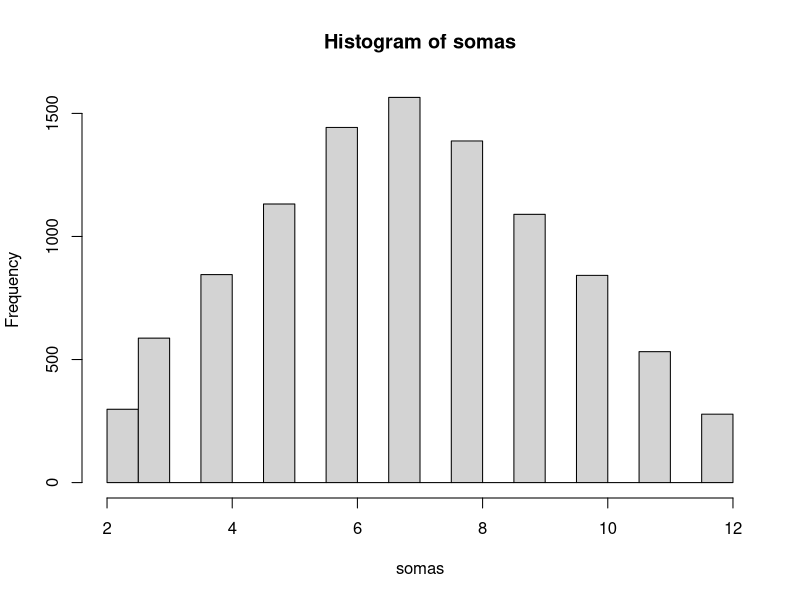
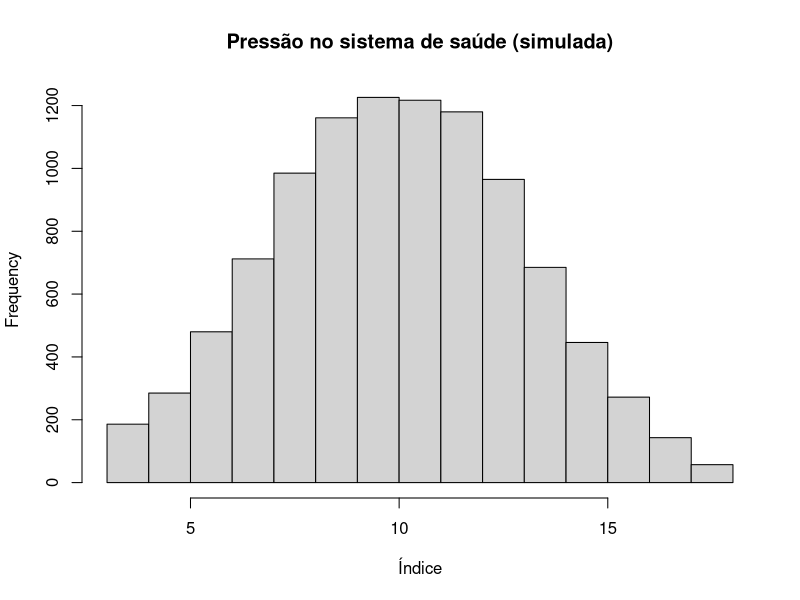
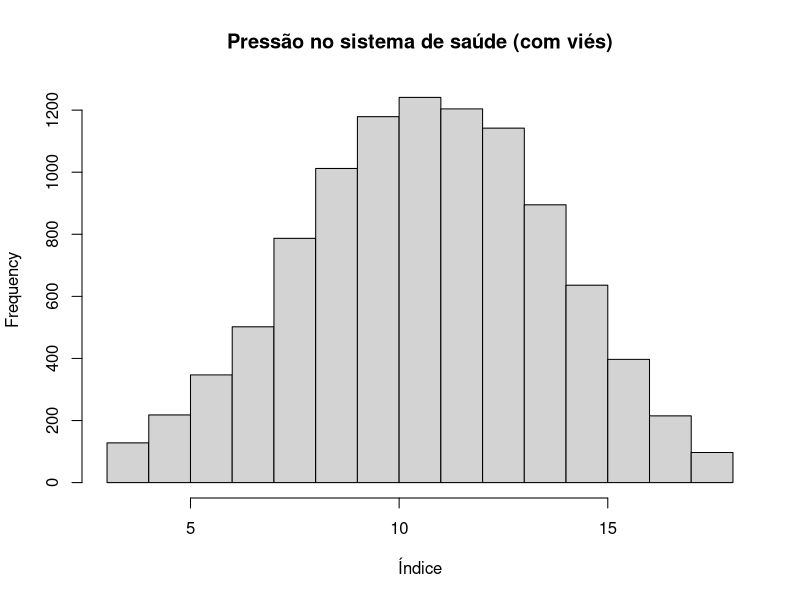

Generate these figures, in order, with R:
#' ---
#' title: "Lista 01 - MQ"
#' author: "Martha Gaudencio"
#' ---


#MQ101 - Lista 01
#Nome: Martha Gaudencio da Silva
#Data: 07/10/2025
#Descrição: Exercícios sobre fundamentos do R (HOPR, Partes I, II)

#Exercício 1 - R como calculadora
10+2
(10+2)*3
((10+2)*3-6)/3

#Os parênteses afetam o resultado porque na matemática existe uma sequência 
#que deve ser seguida nas operações. Primeiro deve-se realizar as operações
#entre parênteses, depois se faz multiplicação ou divisão e por último adição
# e subtração. Isto influencia no cálculo de indicadores de políticas públicas, 
# como taxas, que exigem correta multiplicação e divisão.

#Exercício 2 - Objetos e nomeação 
x <-1:6
Name <- 1
name <- 0
Name + 1
name +1

#Name gerou a variável com valor 1 e name gerou a variável com valor 0. 
#As duas são diferentes porque o R diferencia letras maiúsculas de minúsculas.
# o "x" já refere-se a um intervalo de 1 a 6, considerando apenas números inteiros.

#Exercício 3 - Sorteio e reprodutibilidade
set.seed(123)
dice <- 1:6
sample(dice, size = 2, replace = TRUE)

#Com o set.seed o resultado do sorteio foi o mesmo. Sem essa função, se dá
#a possibilidade de resultados diferentes. Assim, essa função gera 
#reprodutibilidade dos resultados. 

#Exercício 4 - Sua primeira função
roll2 <- function ( bones = 1:6) {
  dice <- sample ( bones , size = 2 , replace = TRUE )
  sum ( dice )
}
roll2 ()
roll2 (1:20)

#Foi criada uma função com o nome "roll2", "bones" é o argumento da função
#1:6 é para indicar os valores que integram a função. Como estamos simulando
#um dado, é para ser sorteado um número inteiro entre 1 e 6.
#dice é uma variável/um objeto novo, onde sample indica uma amostra aleatória,
#size = 2 indica que serão sorteados dois números e o "replace = TRUE"
#permite que haja repetição nos números sorteados. O sum(dice) realiza a soma 
#dos itens sorteados. O roll2() considera o intervalo
#de 1 a 6, e o segundo roll2 considera de 1 a 20.

#Exercício 5 - ajuda e exemplos
?sample
example(sample)

#Para consultar a ajuda, se coloca uma interrogação antes do nome da função.
#O example(sample) retorna exemplos de códigos na ajuda da função sample.

#Exercício 6 - Simulação e histograma
set.seed (42)
somas <- replicate (10000,roll2 ())
length (somas)
hist (somas)
mean (somas); sd(somas)

#Exercício 7 - Tipos básicos
dbl <- c(1.5 , 2.0)
int <- c(1L,2L)
chr <- c("saude","educacao")
lgl <- c(TRUE , FALSE)
str (list ( dbl = dbl , int = int , chr = chr , lgl = lgl))

#O "str" mostra a estrutura de cada um dos dos valores. No caso, mostra a 
#variável 'dbl' como numérica contínua, de 1,5 a 2; e 'int'como numérica apenas
#com números inteiros, no caso constando os números 1 e 2. "Chr" representa 
#carácter de texto e 'lgl' relaciona-se aos vetores de verdadeiro ou falso. 
#O uso prático dessa função é garantir o conhecimento da estrutura de cada 
#elemento principalmente quando necessário para se realizar operações, por
#exemplo verificando se um número não está erroneamente armazenado como texto. 

#Exercício 8 - data.frame

#Baralho
faces <- c("ace","two"," three "," four "," five ","six"," seven ",
           " eight "," nine ","ten"," jack "," queen "," king ")
suits <- c(" spades "," hearts "," diamonds "," clubs ")
deck <- data.frame (
  face = rep ( faces , times = 4) ,
  suit = rep ( suits , each = 13) ,
  value = rep (1:13 , times = 4)
)
nrow ( deck ) ; head ( deck , 10)

#O Baralho apresentado tem 3 colunas: "face", "suit" e "value" e 52 linhas,
#sendo que pela função "deck" foram exibidas no console apenas as 10 primeiras.

# Mini - base municipal
set.seed (2025)
municipios <- paste0 ("Mun_", sprintf ("%02d", 1:10))
dados_munic <- data.frame(
  municipio=municipios ,
  gasto_saude_pc = round ( runif (10 , 200 , 1200) , 2) ,
  taxa_evasao = round ( runif (10 , 0.00 , 0.20) , 3) ,
  taxa_desemprego = round ( rnorm (10 , 0.12 , 0.03) , 3)
)
head(dados_munic);summary (dados_munic)

#A mini base municipal tem 10 linhas, visto que consta 1:10 e são quatro 
#colunas com as variáveis de município, gasto saúde, taxa de evasão e taxa
#de desemprego. A função summary mostra a quantidade de linhas, que as 
#variáveis estão como carácter e também os números associados a cada uma delas.
#No caso: valores mínimo e máximo, mediana, média, 1º e 3º quartil de cada uma.
#Por exemplo, no exemplo hipotético a média de taxa de evasão seria de 9,98%.

#Exercício 9 - Seleção e filtros

deck [1 , ]
deck [c(1,3,5) , c("face","suit") ]
deck [ -(1:48), ]

subset_hearts <- deck [ deck $ suit == "hearts", ]
nrow (subset_hearts)

evaz_alta <- dados_munic [ dados_munic $ taxa_evasao > 0.10 , ]
evaz_alta
nrow(evaz_alta)

#Na parte do baralho, o deck retorna a primeira linha e mostra todas as colunas,
#no caso sendo as colunas 'face', 'suit' e 'value'. Depois o deck mostra as 
#linhas 1, 3 e 5 e apenas as colunas 'face' e 'suit'. Depois, com o sinal de 
#negativo se excluíram as linhas de 1 a 48, mostrando apenas as últimas 4, no
#caso de 49 a 52. O último comando buscava pela carta 'hearts' mas ela foi 
#criada dentro da função 'faces' com espaços e por isso não foi identificada,
#gerando o zero. 

#Quanto aos municípios, foram apresentados quatro (o 2, 3, 6 e 9) com taxa de 
#de evasão acima de 0.10, após o filtro selecionado. 

#Exercício 10 - Modificando valores e NA

deck2 <- deck
deck2 $ value [c(13 , 26 , 39 , 52) ] <- 14
head ( deck2 , 13)

vals <- c( NA , 1:5)
mean ( vals )
mean ( vals , na.rm = TRUE )

dados_m2 <- dados_munic
dados_m2$ taxa_evasao [3] <- NA
dados_m2$ gasto_saude_pc [7] <- NA
mean ( dados_m2$ taxa_evasao )
mean ( dados_m2$ taxa_evasao , na.rm = TRUE )

# O uso de "na.rm = TRUE" é para ignorar o NA para permitir a realização de 
# cálculos, como a média. 

#Exercício 12 - Mini-projeto integrador: Saúde

set.seed (123)
pressao_saude <- function () {
  demanda <- sample (1:6 , 1 , TRUE )
  equipe <- sample (1:6 , 1 , TRUE )
  insumos <- sample (1:6 , 1 , TRUE )
  demanda + equipe + insumos
}
prs <- replicate(10000, pressao_saude())
hist(prs, main = "Pressão no sistema de saúde (simulada)", xlab = "Índice")
mean(prs); sd(prs)

# Viés em demanda (favorece 6)

prob_demanda <- c(rep(1/8, 5), 3/8)
pressao_vies <- function() {
  demanda <- sample(1:6, 1, TRUE, prob = prob_demanda)
  equipe  <- sample(1:6, 1, TRUE)
  insumos <- sample(1:6, 1, TRUE)
  demanda + equipe + insumos
}
prs_bias <- replicate(10000, pressao_vies())
hist(prs_bias, main = "Pressão no sistema de saúde (com viés)", xlab = "Índice")
mean(prs_bias) - mean(prs)

#A diferença de médias pelo cálculo mean(prs_bias) - mean(prs) mostra que é
#0,6377 entre as variáveis de pressão de saúde com e sem viés. O viés se deu 
#pela inclusão de 'prob = prob_demanda', a partir da qual se deu 1/8 de chances
#de aparecer e 6 tem 3/8, aparecendo mais. Isso gera uma alteração também no
#histograma que ficou com uma 'calda' deslocada para a direita com viés,
#diferente do primeiro em formato de sino.


